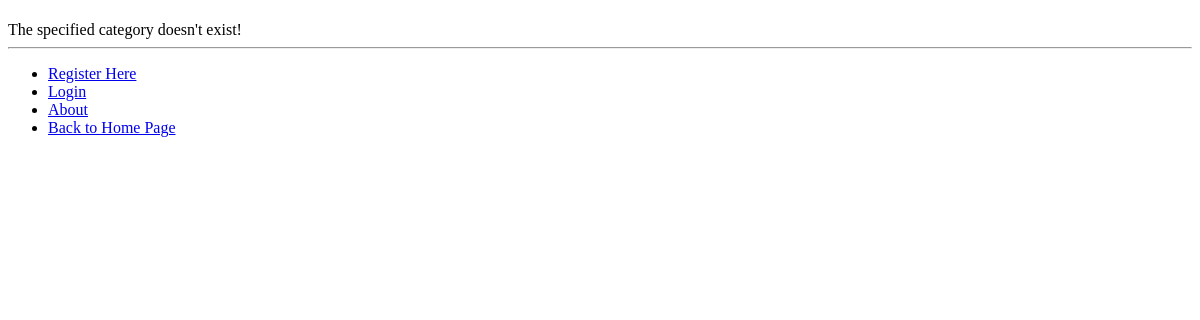
Before: /rango/category/python/ with the older database file.
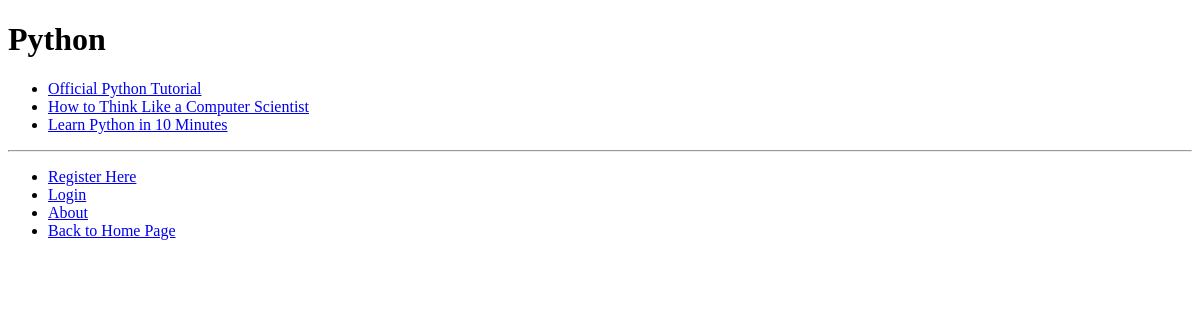
After: the same page with the newer database file.
### rango/models.py (models this page shows, shortened)
class Category(models.Model):
	name = models.CharField(max_length=128, unique=True)
	views = models.IntegerField(default=0)
	likes = models.IntegerField(default=0)
	slug = models.SlugField(unique=True)

class Page(models.Model):
	category = models.ForeignKey(Category)
	title = models.CharField(max_length=128)
	url = models.URLField()
	views = models.IntegerField(default=0)

### rango/views.py (the view)
# urls.py: url(r'^category/(?P<category_name_slug>\w+)/add_page/$', views.add_page, name='add_page'),
def category(request, category_name_slug):
	context_dict = {}
	try:
		category = Category.objects.get(slug=category_name_slug)
		context_dict['category_name'] = category.name
		pages = Page.objects.filter(category=category)
		context_dict['pages'] = pages
		context_dict['category'] = category
		context_dict['category_name_slug'] = category_name_slug
	except Category.DoesNotExist:
		pass
	return render(request, 'rango/category.html', context_dict)

### templates/rango/category.html (shortened to what this page needs)
{% extends 'base.html' %}
{% load staticfiles %}
{% block body_block %}
	<h1>{{ category_name }}</h1>
	{% if category %}
		{% if pages %}
			<ul>
				{% for page in pages %}
					<li><a href="{{ page.url }}">{{ page.title }}</a></li>
				{% endfor %}
			</ul>
		{% else %}
			<strong>No pages currently in category.</strong>
		{% endif %}
	{% else %}
		The specified category {{ category_name }} doesn't exist!
	{% endif %}
{% endblock %}

Changed rows visible on the page:
now on this page (row edited): Category: name "Python"
now on this page (row edited): Page: title "Official Python Tutorial"
now on this page (row edited): Page: title "How to Think Like a Computer Scientist"
now on this page (row edited): Page: title "Learn Python in 10 Minutes"
Other visible differences:
text no longer shown: "The specified category doesn't exist!"
